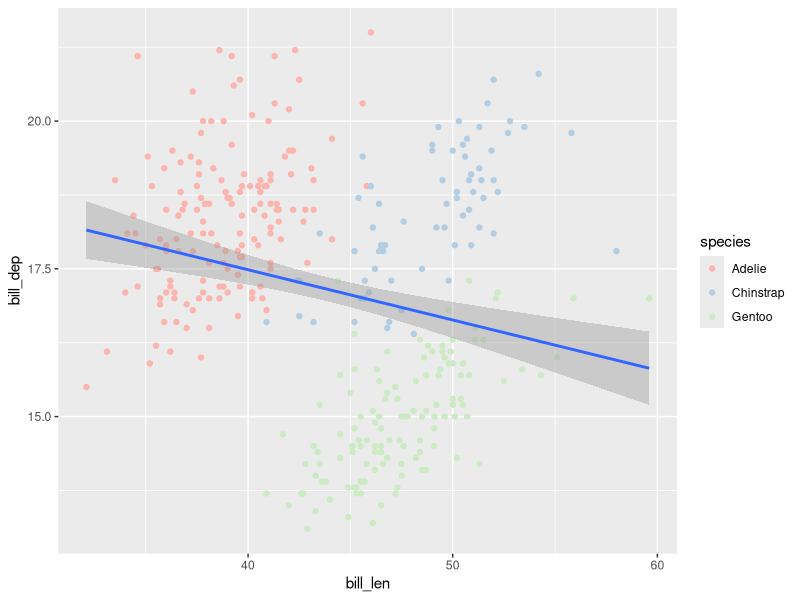
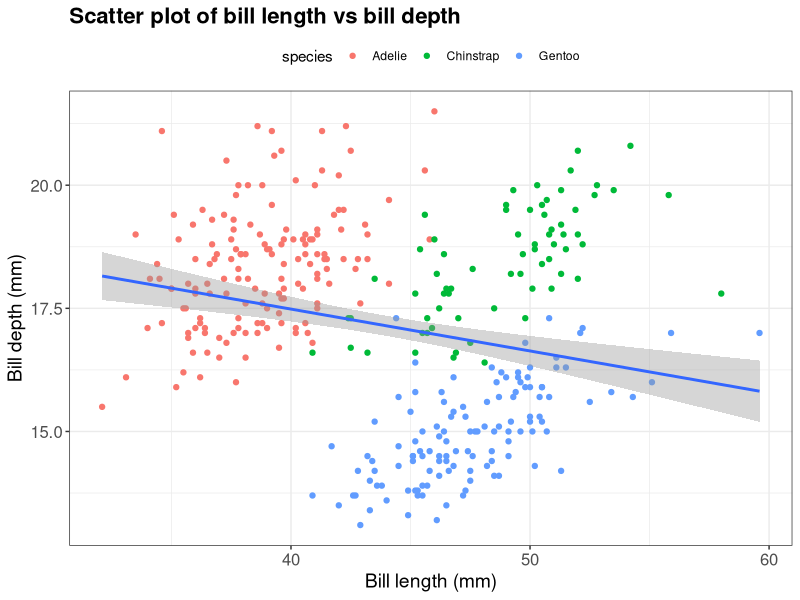

These charts were generated, in order, by the following R code:
## ---- chunk 1
stepwise_vec <- seq(from = 6, to = 8, by = 0.2)
stepwise_vec
## ---- chunk 2
  length(stepwise_vec)
## ---- chunk 3
  # Print the first 6 elements:
  head(stepwise_vec)

  # Print the last 6 elements:
  tail(stepwise_vec)

  # Both head and tail have argument `n` to specify the number of elements:
  tail(stepwise_vec, n = 2)
## ---- chunk 4
  # mean() will compute the mean (average) across all elements
  mean(stepwise_vec)
## ---- chunk 5
  stepwise_vec[length(stepwise_vec)] <- 0
  stepwise_vec
## ---- chunk 6
  stepwise_vec[2] <- mean(stepwise_vec)
  stepwise_vec
## ---- chunk 7
x <- 1:26
x

y <- x - 0.5
y
## ---- chunk 8
diet_fct <- factor(c("high", "medium", "low"), levels = c("low", "medium", "high"))
typeof(diet_fct)
## ---- chunk 9
#| message: false
library(tidyverse)
## ---- chunk 10
penguins |>
  ggplot(aes(x = bill_len, y = bill_dep)) +
  geom_point(aes(color = species)) +
  scale_color_brewer(palette = "Pastel1") +
  geom_smooth(method = "lm")
## ---- chunk 11
penguins |>
  ggplot(aes(x = bill_len, y = bill_dep)) +
  geom_point(aes(color = species)) +
  geom_smooth(method = "lm") +
  labs(
    title = "Scatter plot of bill length vs bill depth",
    x = "Bill length (mm)",
    y = "Bill depth (mm)"
  ) +
  theme_bw() +
  theme(
    plot.title = element_text(size = 16, face = "bold"),
    axis.title = element_text(size = 14),
    axis.text = element_text(size = 12),
    legend.position = "top"
  )
